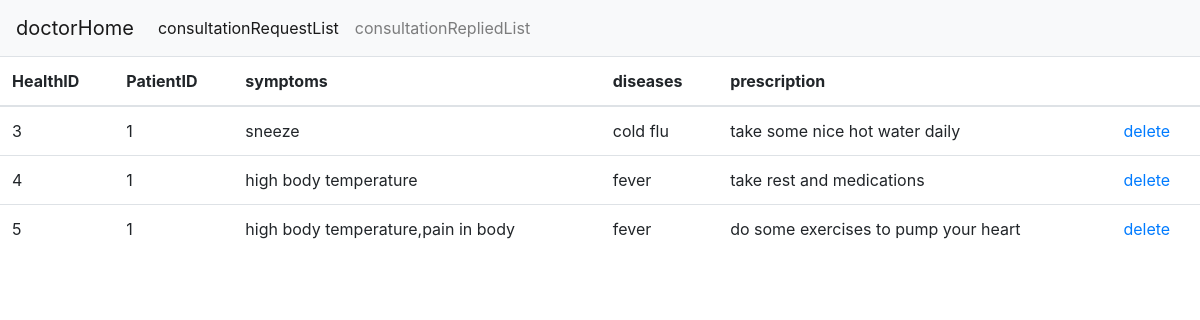
Page /doctor/patientHealthRecord?uid=1 (signed in) on the earlier database version.
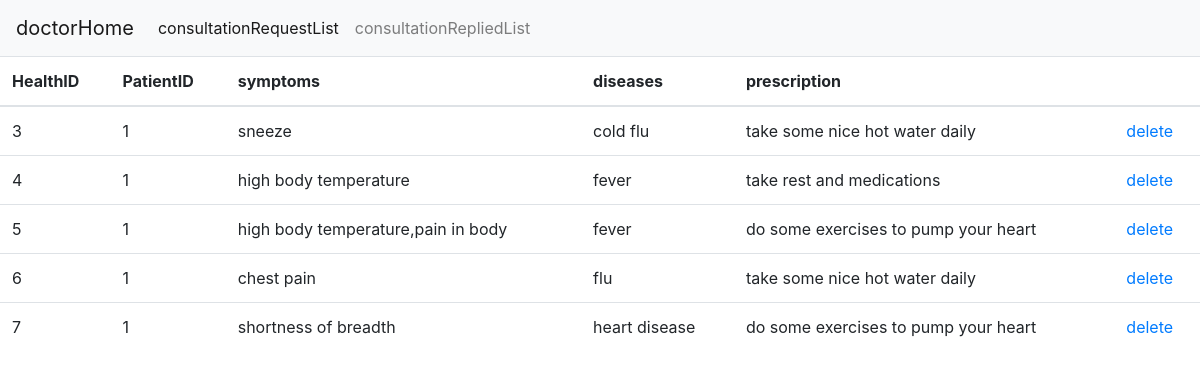
Same page on the later database version.
### app.py (models this page shows, shortened)
class healthRecord(Base):
    __tablename__='healthRecord'
    hid=Column(Integer,primary_key=True)
    uid=Column(Integer, nullable=False)
    did=Column(Integer,nullable=True)
    symptoms=Column(String(100),nullable=False)
    diseases=Column(String(100),nullable=True)
    consultationdate=Column(Date,nullable=True)
    consultateddate=Column(Date,nullable=True)
    prescription=Column(String(100),nullable=True)
    consultationstatus=Column(String(10))

### app.py (the view)
@app.route("/doctor/patientHealthRecord")
def patientHealthRecord():
    uid=request.args.get('uid')
    query=dbsession.query(healthRecord).filter(healthRecord.did==session['doctor'],healthRecord.uid==uid,healthRecord.consultationstatus=='seen').all()
    return render_template("patientHealthRecord.html",query=query)

### templates/patientHealthRecord.html (shortened to what this page needs)
{% extends "doctorBase.html" %}
{% block content %}
    <table class="table">
        <thead>
        <tr>
            <th scope="col">HealthID</th>
            <th scope="col">PatientID</th>
            <th scope="col">symptoms</th>
            <th scope="col">diseases</th>
            <th scope="col">prescription</th>
            <th scope="col"></th>
        </tr>
        </thead>
        <tbody>
        {% for eachRow in query %}
        <tr>
            <td>{{eachRow.hid}}</td>
            <td>{{eachRow.uid}}</td>
            <td>{{eachRow.symptoms}}</td>
            <td>{{eachRow.diseases}}</td>
            <td>{{eachRow.prescription}}</td>
            <td><a href="#">delete</a></td>
        </tr>
        {% endfor %}
    </tbody>
    </table>
{% endblock %}

Differences in the rows shown:
added healthRecord: hid "6", uid "1", symptoms "chest pain", diseases "flu", prescription "take some nice hot water daily"
added healthRecord: hid "7", uid "1", symptoms "shortness of breadth", diseases "heart disease", prescription "do some exercises to pump your heart"
